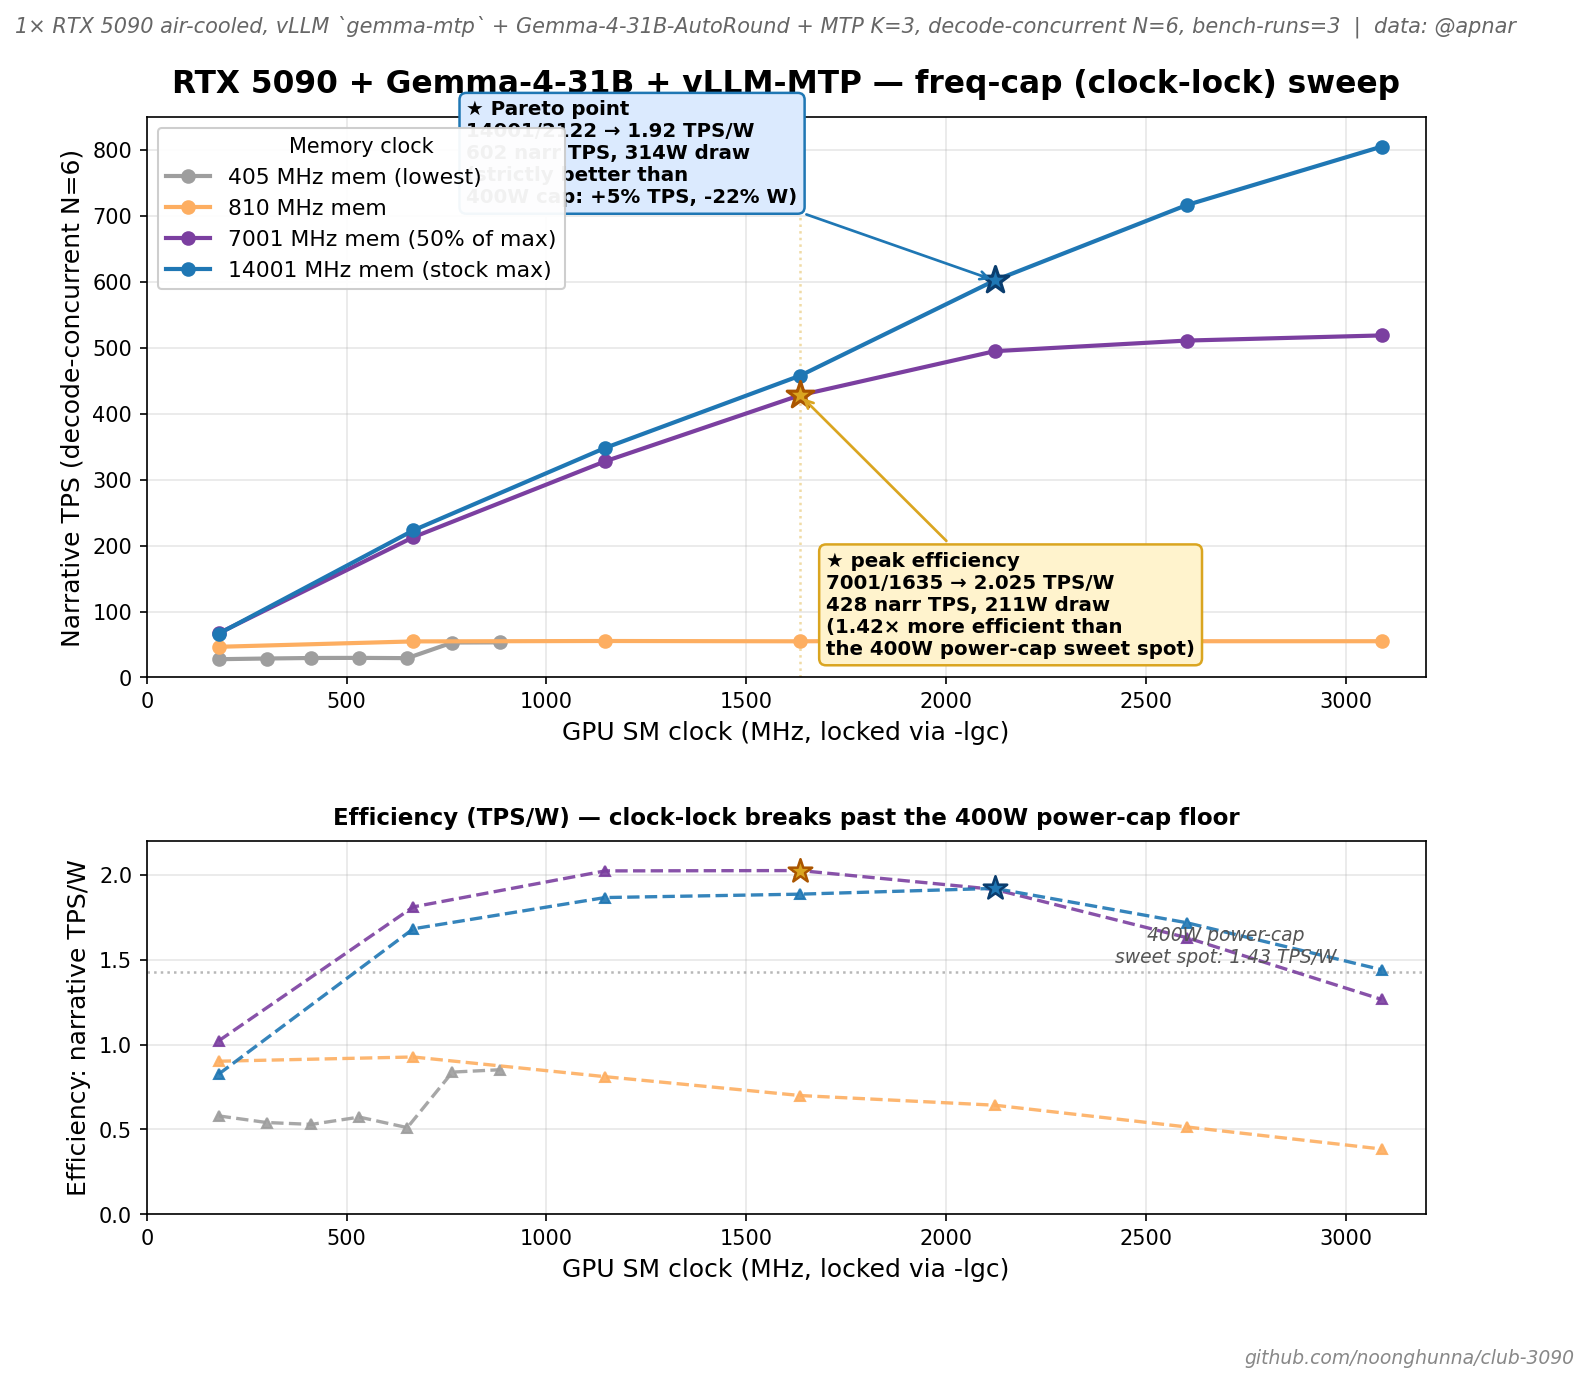

Recreate this plot in Python.
"""Generate 5090 freq-cap (clock-locking) efficiency chart from @apnar's data.

Source data: 2026-05-07 sweep, 1× RTX 5090 air-cooled.
Engine: vLLM `gemma-mtp` compose + Gemma-4-31B-AutoRound + MTP K=3.
Methodology: instead of setting power caps via `nvidia-smi -pl`, lock GPU
SM clock + memory clock pairs via `nvidia-smi -lgc` and `-lmc`. This is a
workaround for the 5090's 400W power-cap floor (firmware refuses caps below
400W on this card). Clock-locking lets you reach operating points the
power-cap-sweep methodology can't access.

Why this matters:
  Power-cap sweet spot: 400W cap → 571 narr / 701 code TPS, 1.43 TPS/W
  Freq-cap sweet spot:  7001/1635 → 428 narr / 542 code TPS, 211W draw, 2.025 TPS/W
  → 1.42× more efficient at 47% less power, for 25% lower TPS

The clock-lock methodology surfaces a Pareto improvement over the power-cap
methodology on this card: 14001/2122 produces MORE TPS (602 vs 571) at LESS
power (314W vs ~400W), strictly dominating the power-cap sweet spot.

Data source: https://github.com/noonghunna/club-3090/discussions/86#discussioncomment-16845745
"""
import matplotlib.pyplot as plt

# (mem_MHz, gpu_MHz, narr_TPS, code_TPS, actual_W, eff_TPS_per_W)
data = [
    # 405 MHz mem (lowest) — bandwidth-starved at every GPU clock
    (405, 180,  27.65,  34.07,  47.69, 0.580),
    (405, 300,  28.69,  36.79,  53.02, 0.541),
    (405, 412,  29.49,  38.06,  55.59, 0.530),
    (405, 532,  29.65,  37.41,  51.71, 0.573),
    (405, 652,  29.25,  35.19,  57.22, 0.511),
    (405, 765,  52.96,  65.98,  63.18, 0.838),  # large jump — kernel threshold?
    (405, 885,  53.20,  68.08,  62.43, 0.852),

    # 810 MHz mem (low) — bandwidth ceiling clear above 667 GPU MHz
    (810, 180,  46.44,  58.78,  51.46, 0.902),
    (810, 667,  54.64,  65.50,  58.96, 0.927),
    (810, 1147, 55.25,  68.12,  68.09, 0.811),
    (810, 1635, 54.80,  67.99,  78.33, 0.700),
    (810, 2122, 56.30,  66.73,  87.59, 0.643),
    (810, 2602, 54.93,  67.84, 106.68, 0.515),
    (810, 3090, 54.93,  67.55, 142.80, 0.385),

    # 7001 MHz mem (mid) — efficiency knee at GPU 1635
    (7001, 180,   67.01,  82.64,  65.58, 1.022),
    (7001, 667,  212.69, 265.54, 117.47, 1.811),
    (7001, 1147, 327.81, 408.22, 162.04, 2.023),
    (7001, 1635, 428.19, 541.85, 211.47, 2.025),  # ⭐ peak efficiency
    (7001, 2122, 494.95, 605.76, 258.53, 1.914),
    (7001, 2602, 511.01, 626.28, 313.44, 1.630),
    (7001, 3090, 518.82, 657.63, 409.95, 1.266),

    # 14001 MHz mem (max) — TPS scales through tested GPU range
    (14001, 180,   66.32,  82.94,  80.31, 0.826),
    (14001, 667,  223.09, 274.49, 132.66, 1.682),
    (14001, 1147, 348.14, 429.73, 186.53, 1.866),
    (14001, 1635, 457.77, 562.38, 242.71, 1.886),
    (14001, 2122, 602.20, 737.58, 313.63, 1.920),  # ⭐ Pareto point vs 400W cap
    (14001, 2602, 716.51, 878.75, 417.07, 1.718),
    (14001, 3090, 805.21, 965.95, 558.95, 1.441),
]

# Group by mem clock for plotting
mem_tiers = sorted(set(d[0] for d in data))

plt.rcParams.update({
    "font.family": "sans-serif",
    "font.size": 11,
    "axes.titlesize": 15,
    "axes.titleweight": "bold",
    "axes.labelsize": 12,
    "figure.facecolor": "white",
    "axes.facecolor": "white",
})

fig, (ax1, ax2) = plt.subplots(2, 1, figsize=(11, 9.5), dpi=150,
                                gridspec_kw={"height_ratios": [3, 2], "hspace": 0.35})

mem_colors = {
    405:   "#9e9e9e",
    810:   "#fdae61",
    7001:  "#7b3fa0",
    14001: "#1f77b4",
}
mem_labels = {
    405:   "405 MHz mem (lowest)",
    810:   "810 MHz mem",
    7001:  "7001 MHz mem (50% of max)",
    14001: "14001 MHz mem (stock max)",
}

# Top panel: Narrative TPS vs GPU clock, one line per mem tier
for mem in mem_tiers:
    rows = sorted([d for d in data if d[0] == mem], key=lambda d: d[1])
    gpus = [d[1] for d in rows]
    narrs = [d[2] for d in rows]
    ax1.plot(gpus, narrs, "o-", color=mem_colors[mem],
             linewidth=2.0, markersize=6, label=mem_labels[mem], zorder=3)

ax1.set_xlabel("GPU SM clock (MHz, locked via -lgc)", fontsize=12)
ax1.set_ylabel("Narrative TPS (decode-concurrent N=6)", fontsize=12)
ax1.set_xlim(0, 3200)
ax1.set_ylim(0, 850)
ax1.grid(True, alpha=0.3, zorder=0)
ax1.tick_params(axis="both", labelsize=10)
ax1.legend(loc="upper left", fontsize=10.5, framealpha=0.95, edgecolor="#ccc",
           title="Memory clock", title_fontsize=10)
ax1.set_title("RTX 5090 + Gemma-4-31B + vLLM-MTP — freq-cap (clock-lock) sweep", pad=12)

# Sweet spot annotation: 7001 / 1635
ax1.axvline(1635, color="goldenrod", linestyle=":", alpha=0.4, linewidth=1.2)
ax1.scatter([1635], [428.19], s=180, color="goldenrod", marker="*",
            edgecolors="#aa5500", linewidths=1.5, zorder=5)
ax1.annotate(
    "★ peak efficiency\n7001/1635 → 2.025 TPS/W\n428 narr TPS, 211W draw\n(1.42× more efficient than\nthe 400W power-cap sweet spot)",
    xy=(1635, 428.19),
    xytext=(1700, 35),
    fontsize=9.5,
    fontweight="bold",
    bbox=dict(boxstyle="round,pad=0.35", facecolor="#fff3cd",
              edgecolor="goldenrod", linewidth=1.2),
    arrowprops=dict(arrowstyle="->", color="goldenrod", lw=1.3),
    zorder=5,
)

# Pareto annotation: 14001 / 2122
ax1.scatter([2122], [602.20], s=180, color="#1f77b4", marker="*",
            edgecolors="#0a3d6e", linewidths=1.5, zorder=5)
ax1.annotate(
    "★ Pareto point\n14001/2122 → 1.92 TPS/W\n602 narr TPS, 314W draw\n(strictly better than\n400W cap: +5% TPS, -22% W)",
    xy=(2122, 602.20),
    xytext=(800, 720),
    fontsize=9.5,
    fontweight="bold",
    bbox=dict(boxstyle="round,pad=0.35", facecolor="#dbeafe",
              edgecolor="#1f77b4", linewidth=1.2),
    arrowprops=dict(arrowstyle="->", color="#1f77b4", lw=1.3),
    zorder=5,
)

# Bottom panel: efficiency
for mem in mem_tiers:
    rows = sorted([d for d in data if d[0] == mem], key=lambda d: d[1])
    gpus = [d[1] for d in rows]
    effs = [d[5] for d in rows]
    ax2.plot(gpus, effs, "^--", color=mem_colors[mem],
             linewidth=1.6, markersize=5, alpha=0.9, zorder=3)

ax2.set_xlabel("GPU SM clock (MHz, locked via -lgc)", fontsize=12)
ax2.set_ylabel("Efficiency: narrative TPS/W", fontsize=12)
ax2.set_xlim(0, 3200)
ax2.set_ylim(0, 2.2)
ax2.grid(True, alpha=0.3, zorder=0)
ax2.tick_params(axis="both", labelsize=10)
ax2.axhline(1.43, color="#888", linestyle=":", alpha=0.6, linewidth=1.2)
ax2.text(2700, 1.48, "400W power-cap\nsweet spot: 1.43 TPS/W",
         fontsize=9, color="#555", fontstyle="italic", ha="center")
ax2.scatter([1635], [2.025], s=140, color="goldenrod", marker="*",
            edgecolors="#aa5500", linewidths=1.2, zorder=5)
ax2.scatter([2122], [1.920], s=140, color="#1f77b4", marker="*",
            edgecolors="#0a3d6e", linewidths=1.2, zorder=5)
ax2.set_title("Efficiency (TPS/W) — clock-lock breaks past the 400W power-cap floor",
              fontsize=11, pad=8)

# Subtitle / data attribution
fig.text(
    0.5, 0.94,
    "1× RTX 5090 air-cooled, vLLM `gemma-mtp` + Gemma-4-31B-AutoRound + MTP K=3, "
    "decode-concurrent N=6, bench-runs=3  |  data: @apnar",
    ha="center", fontsize=10, color="#666",
    style="italic",
)

# Footer
fig.text(
    0.99, 0.005,
    "github.com/noonghunna/club-3090",
    ha="right", fontsize=9, color="#888", style="italic",
)

plt.tight_layout(rect=(0, 0.01, 1, 0.93))

out = "/tmp/freq_cap_5090_gemma4.png"
plt.savefig(out, dpi=150, bbox_inches="tight", facecolor="white")
print(f"Saved: {out}")
